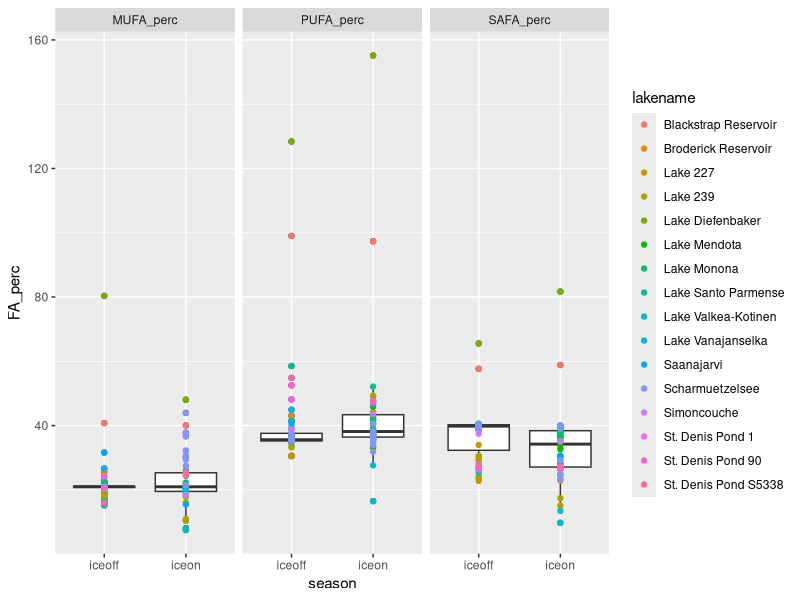
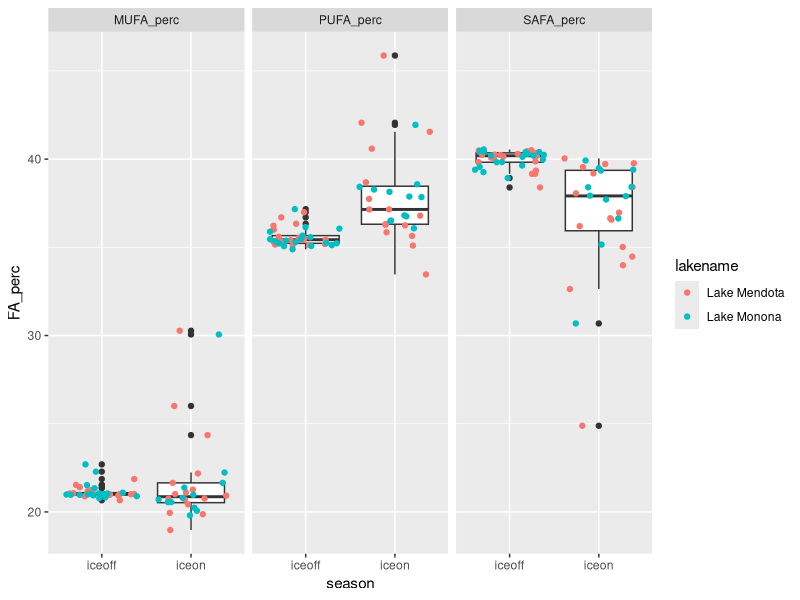
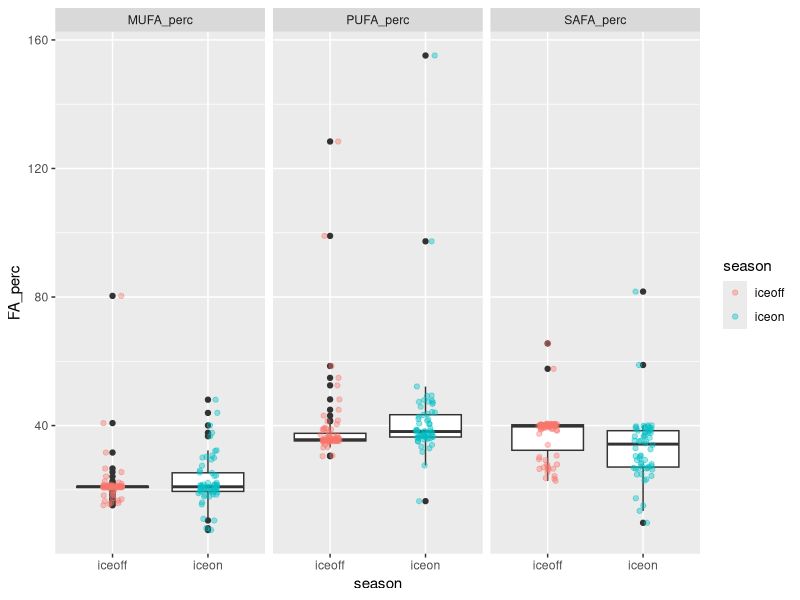

The R script that drew these images, in order:
# Script to look at fatty acids profile under ice vs summer stratification
# uses Hampton et al. ecology under lake ice dataset (ecology letters)
# and Galloway et al PLoS one paper fatty acid dataset

#libraries
library(dplyr)
library(reshape2)
library(tidyr)
library(ggplot2)

#===========================================================================
# ----> read in ecology under lake ice dataset and FA dataset

euli_orig <- read.csv("../Data/under_ice_data.csv", stringsAsFactors = FALSE)

fa_orig <- read.csv("../Data/PLoS_supp/S1_Dataset.csv", stringsAsFactors = FALSE)

#===========================================================================
# ----> wrangle ice phyto data

euli <- euli_orig %>% 
  #keep only columns of potential interest
  select(year, season, researcher, lakename, lakeregloc, lakecountry,
         startday, startmonth, startyear, endday, endmonth, endyear,
         iceduration, fadata, avesecchidepth, avechla, 
         phytomethod, avephytomass, avephytocount,
         propchloro, propcrypto, propcyano, propdiatom, propdiatom, propotherphyto) %>% 
  #only interested when *not* all NA for phyto props
  filter(!(is.na(propchloro) & is.na(propcrypto) & is.na(propcyano) & 
           is.na(propdiatom) & is.na(propdiatom) & is.na(propotherphyto)))

euli_phytos <- euli %>% 
  #start by looking just at pytos, can circle back to incorporate snow/ice/secchi etc.
  select(year, season, lakename, 
         propchloro, propcrypto, propcyano, propdiatom, propdiatom, propotherphyto)

summary(euli_phytos) #40 NA in crypto
str(euli_phytos) #211

#going to start by using only lakes with *NO NAs* for phytos
euli_phytos_complete <- euli_phytos %>% 
  filter(!(is.na(propchloro) | is.na(propcrypto) | is.na(propcyano) | 
             is.na(propdiatom) | is.na(propdiatom) | is.na(propotherphyto)))
#164 obvs - only "complete" phyto profiles

#24 lakes in total
unique(euli_phytos_complete$lakename) 

#what's the temporal coverage?
#only want ones with matching iceon/iceoff
euli_phytos_complete %>% 
  group_by(lakename) %>% 
  summarize(seasons = n_distinct(season)) %>% 
  as.data.frame() %>% 
  arrange(seasons)

#keep only those with multiple seasons
multi_seasons <- euli_phytos_complete %>% 
  group_by(lakename) %>% 
  summarize(seasons = n_distinct(season)) %>% 
  as.data.frame() %>% 
  arrange(seasons) %>% 
  filter(seasons > 1)

euli_phytos_complete_matching <- euli_phytos_complete %>% 
  filter(lakename %in% multi_seasons$lakename)

#check out remaining
str(euli_phytos_complete_matching)
str(unique(euli_phytos_complete_matching$lakename)) #16 lakes

#temporal coverage
euli_phytos_complete_matching %>% 
  group_by(lakename) %>% 
  summarize(yrs = n_distinct(year)) %>% 
  arrange(yrs)
#most have 1 year, Mendota/Monona have the most

#make long to be equivalent to FA data
phytos_long <- euli_phytos_complete_matching %>% 
  melt(id.vars = c("lakename", "year", "season")) %>% 
  rename(phyto_group = variable, prop = value)

#remove prop from group name
phytos_long$phyto_group <- gsub("prop", "", phytos_long$phyto_group)

unique(phytos_long$phyto_group)
# "chloro"     "crypto"     "cyano"      "diatom"     "otherphyto"

#===========================================================================
# ----> wrangle FA data

fa <- fa_orig %>% 
  #only fresh water
  filter(Salinity == 0) %>% 
  #only proportional data
  filter(Data == "prop") %>% 
  #for now, don't care about experimental info
  select(Group, Class, Order, Genus, species,
         sumSAFA, sumMUFA, sumPUFA,
         c18.2w6, c18.3w6, c18.3w3,
         c18.4w3, c18.5w3, 
         c20.4w6, c20.5w3, c22.6w3)

unique(fa$Group)
# "Cyanobacteria" "Chlorophyta"   "Ochrophyta"    "Cryptophyta"   "Dinophyta"     "Euglenozoa"    "Rhodophyta"  

#crosswalk to match euli to FA
fa_equiv <- fa %>% 
  #crypto, chloro, cyano are direct matches
  mutate(fa_group = ifelse(Group == "Cryptophyta", "crypto", NA),
         fa_group = ifelse(Group == "Chlorophyta", "chloro", fa_group),
         fa_group = ifelse(Group == "Cyanobacteria", "cyano", fa_group),
         #diatoms are everything in these 3 classes in FA data
         fa_group = ifelse(Class %in% c("Bacillariophyceae", "Fragilariophyceae", "Coscinodiscophyceae"),
                           "diatom", fa_group),
         #other phyto = average of all else in FA data
         fa_group = ifelse(is.na(fa_group), "otherphyto", fa_group))

# fa_equiv %>% 
#   select(Group, fa_group) %>% 
#   unique()
# 
# fa_equiv %>% 
#   select(Group, Class, fa_group) %>% 
#   unique()


#===========================================================================
# ----> aggregate FA data

#aggregate to level of fa_group (average)

fa_group_avgs <- fa_equiv %>% 
  group_by(fa_group) %>% 
  summarize(grp_avg_sumSAFA = mean(sumSAFA, na.rm = TRUE),
            grp_avg_sumMUFA = mean(sumMUFA, na.rm = TRUE),
            grp_avg_sumPUFA = mean(sumPUFA, na.rm = TRUE),
            grp_avg_c18.2w6 = mean(c18.2w6, na.rm = TRUE),
            grp_avg_c18.3w6 = mean(c18.3w6, na.rm = TRUE),
            grp_avg_c18.3w3 = mean(c18.3w3, na.rm = TRUE),
            grp_avg_c18.4w3 = mean(c18.4w3, na.rm = TRUE),
            grp_avg_c18.5w3 = mean(c18.5w3, na.rm = TRUE),
            grp_avg_c20.4w6 = mean(c20.4w6, na.rm = TRUE),
            grp_avg_c20.5w3 = mean(c20.5w3, na.rm = TRUE),
            grp_avg_c22.6w3 = mean(c22.6w3, na.rm = TRUE)) %>% 
  as.data.frame()

fa_group_avgs

#===========================================================================
# ----> combine EULI and FA datasets

head(phytos_long) #lake, year, season, group, prop
head(fa_group_avgs) #group, FAs

#combine euli and FA - have group, proportion, and FA data
full_dat <- merge(phytos_long, fa_group_avgs, 
                  by.x = "phyto_group", by. = "fa_group", 
                  all.x = TRUE)

# From LTER FA script:
# What we want is "what are the average proportions of SAFA, MUFA, PUFA 
# present in the community, irrespective of total biomass?" 
# (i.e. we know there is higher biomass in summer - the Circus Circus buffet)
# SH: pretty sure that what we want then is:(biomass_dry_weight * sumSAFA)/total dry weight
# This is already a proportion (biomass/total) so can do prop * FA

#weight data accordingly
full_dat_weighted <- full_dat %>% 
  #prop phyto (already biomass/total biomass) * prop FA
  mutate(sumSAFA_prop = grp_avg_sumSAFA * prop,
         sumMUFA_prop = grp_avg_sumMUFA * prop, 
         sumPUFA_prop = grp_avg_sumPUFA * prop) %>% 
  #keep only columns of interest
  #for now, only SAFA, MUFA, PUFA
  select(lakename, year, season, phyto_group, 
         sumSAFA_prop, sumMUFA_prop, sumPUFA_prop)

#sum within lake/time point (get community-level FA)
full_dat_weighted_comm <- full_dat_weighted %>% 
  group_by(lakename, year, season) %>% 
  #sum across phyto groups
  summarize(MUFA_perc = sum(sumMUFA_prop, na.rm = TRUE),
            PUFA_perc = sum(sumPUFA_prop, na.rm = TRUE),
            SAFA_perc = sum(sumSAFA_prop, na.rm = TRUE)) %>% 
  as.data.frame()

#this format matches LTER_FA_20180217 
#(detailed look at lakes ME/MO)

head(full_dat_weighted_comm)

#===========================================================================
# ----> plots

#make long for plotting
dat_long <- full_dat_weighted_comm %>% 
  melt(id.vars = c("lakename", "year", "season")) %>% 
  rename(FA_type = variable, FA_perc = value)

#matching graphs to ME/MO
ggplot(dat_long, aes(season, FA_perc)) +
  geom_boxplot() +
  geom_point(aes(color = lakename)) +
  facet_wrap(~FA_type)

#hmmm definitely not as extreme as ME/MO

#check just using those for sanity check
ggplot(filter(dat_long, lakename %in% c("Lake Mendota", "Lake Monona")), 
       aes(season, FA_perc)) +
  geom_boxplot() +
  geom_jitter(aes(color = lakename)) +
  facet_wrap(~FA_type)

#yep, see the same trends in just ME/MO
#so it's accurate
#(other has wider spread since it's actual data, not avg proportions)

#have some definite outliers in full dat
ggplot(dat_long, aes(season, FA_perc)) +
  geom_boxplot() +
  geom_jitter(width = 0.1,aes(color = season), alpha = 0.4) +
  facet_wrap(~FA_type)

#what do anovas say?

mufa1 <- aov(FA_perc ~ season, dat = filter(dat_long, FA_type == "MUFA_perc"))
summary(mufa1) #p=0.463

pufa1 <- aov(FA_perc ~ season, dat = filter(dat_long, FA_type == "PUFA_perc"))
summary(pufa1) #p=0.377

safa1 <- aov(FA_perc ~ season, dat = filter(dat_long, FA_type == "SAFA_perc"))
summary(safa1) #p=0.0102
